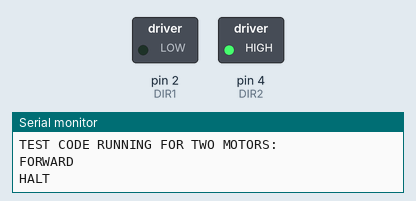
Simulated run of this sketch. Board: Arduino Uno, built with avr-gcc and run on an emulated ATmega328P. Shown: switched loads named in the sketch (green lamp = pin HIGH), the last lines printed to the serial monitor. Pins used as bus, display or sensor lines are not drawn.

Above: at 0.8 s.
At 2.6 s:
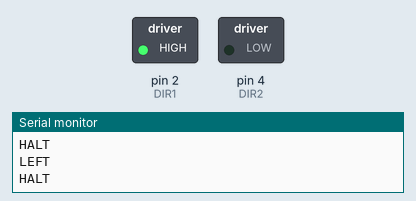
At 4.3 s:
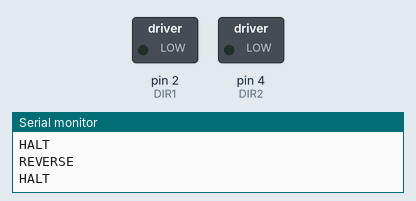
At 6.1 s:
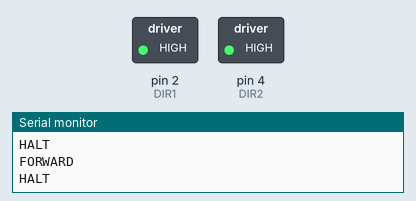
Timing chart, 0 to 9.1 s (numbered marks = the images above):
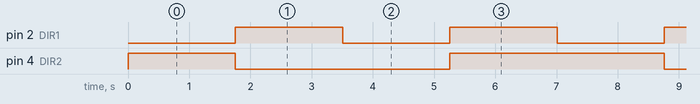

The sketch:

test_2motor.ino
```cpp
//Define Pulse and Direction pins for motor1
int DIR1 = 2;
int PUL1 = 3;
//Define Pulse and Direction pins for motor2
int DIR2 = 4;
int PUL2 = 5;

int noOfSteps = 6400;  //The number of steps the motors will move by

void setup() {
  // put your setup code here, to run once:
  pinMode(DIR1, OUTPUT);
  pinMode(PUL1, OUTPUT);
  pinMode(DIR2, OUTPUT);
  pinMode(PUL2, OUTPUT);
  Serial.begin(9600);
}

int timeToSteps()
{
  //converts the time in seconds to number of steps
  noOfSteps = 6400;

  return noOfSteps;
}

void mariaStop()
{
  //code to make the robot come to a halt
  Serial.println("HALT");
}

void goForward()
{
  //Code to make the robot go forward for some time
  digitalWrite(DIR1, HIGH);
  digitalWrite(DIR2, HIGH);

  for(int count = 0; count < noOfSteps; count++)
  {
    digitalWrite(PUL1, HIGH);
    digitalWrite(PUL2, HIGH);
    delayMicroseconds(50);
    digitalWrite(PUL1, LOW);
    digitalWrite(PUL2, LOW);
    delayMicroseconds(50);
  }
  Serial.println("FORWARD");
  mariaStop();
}

void goBack()
{
  //code to make the robot go in reverse for some time
  //Code to make the robot go forward for some time
  digitalWrite(DIR1, LOW);
  digitalWrite(DIR2, LOW);

  for(int count = 0; count < noOfSteps; count++)
  {
    digitalWrite(PUL1, HIGH);
    digitalWrite(PUL2, HIGH);
    delayMicroseconds(50);
    digitalWrite(PUL1, LOW);
    digitalWrite(PUL2, LOW);
    delayMicroseconds(50);
  }
  Serial.println("REVERSE");
  mariaStop();
}

void turnLeft()
{
  //code to make the robot turn left by some angle
  //Code to make the robot go forward for some time
  digitalWrite(DIR1, HIGH);
  digitalWrite(DIR2, LOW);

  for(int count = 0; count < noOfSteps; count++)
  {
    digitalWrite(PUL1, HIGH);
    digitalWrite(PUL2, HIGH);
    delayMicroseconds(50);
    digitalWrite(PUL1, LOW);
    digitalWrite(PUL2, LOW);
    delayMicroseconds(50);
  }
  Serial.println("LEFT");
  mariaStop();
}

void turnRight()
{
  //code to make the robot turn right by some angle
  //Code to make the robot go forward for some time
  digitalWrite(DIR1, LOW);
  digitalWrite(DIR2, HIGH);

  for(int count = 0; count < 6400; count++)
  {
    digitalWrite(PUL1, HIGH);
    digitalWrite(PUL2, HIGH);
    delayMicroseconds(50);
    digitalWrite(PUL1, LOW);
    digitalWrite(PUL2, LOW);
    delayMicroseconds(50);
  }
  Serial.println("FORWARD");
  mariaStop();
}

void loop() {
  // put your main code here, to run repeatedly:
  Serial.println("TEST CODE RUNNING FOR TWO MOTORS:");
  turnRight();
  delay(1000);
  turnLeft();
  delay(1000);
  goBack();
  delay(1000);
  goForward();
  delay(1000);
}
```

Measured:
- by itself, pin 2 (DIR1): alternates HIGH for 1.8 s and LOW for 1.8 s
- by itself, pin 4 (DIR2): repeats every 7.0 s: LOW 3.5 s, HIGH 3.5 s
- by itself, everything shown: repeats every 7.0 s, in 4 steps
